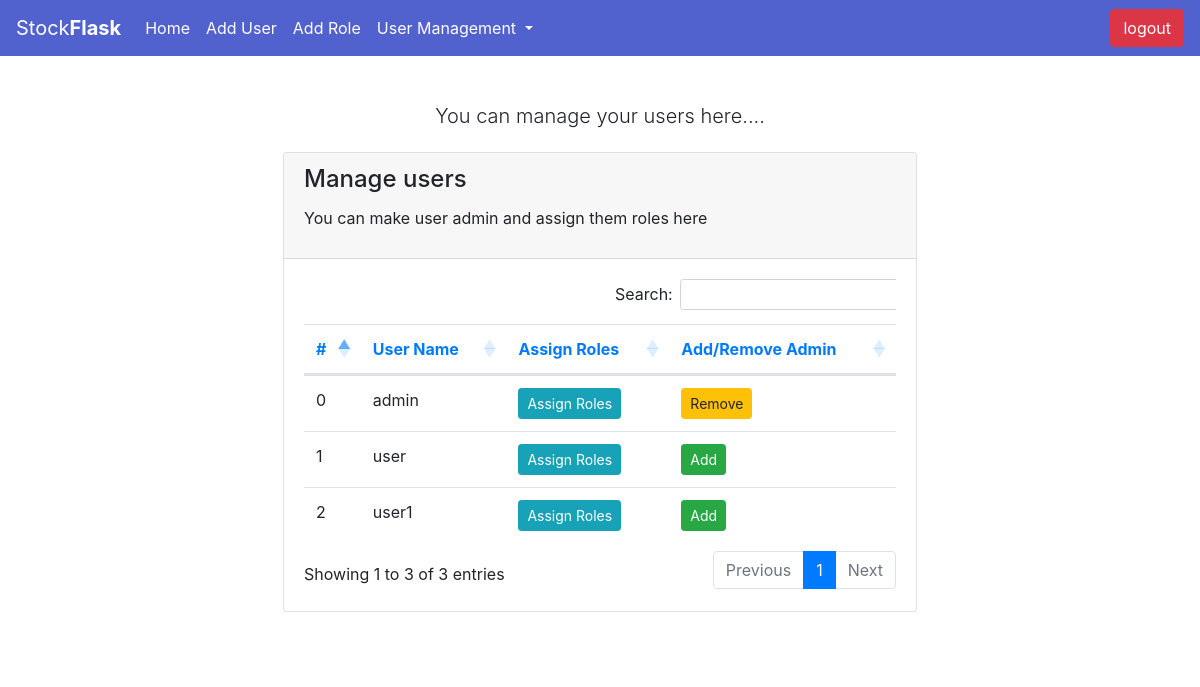
The app's page /manage/users (signed in) with its own data.
### app.py (models this page shows, shortened)
class User(UserMixin, db.Model):
    id = db.Column(db.Integer, primary_key=True)
    username = db.Column(db.String(15), unique=True)
    email = db.Column(db.String(15), unique=True)
    password = db.Column(db.String(80))
    is_admin = db.Column(db.Boolean())
    is_active = db.Column(db.Boolean())
    roles = db.relationship('Roles', secondary=roles_users,
                            backref='user', lazy='dynamic')
    script = db.relationship('SearchedScripts', backref='scripts', lazy='dynamic')
    def admin(self):
        return self.is_admin

### app.py (the view)
@app.route('/manage/users')
@login_required
@admin_allowed
def manage_users():
    all_users = User.query.all()
    return render_template('user_management.html', users=all_users, l=len(all_users), user=current_user)

### app.py (called while the page is built)
@login_manager.user_loader
def load_user(user_id):
    return User.query.get(int(user_id))

@app.context_processor
def utility_processor():
    def return_user_name(id):
        user = User.query.get(int(id))
        return user.username
    return dict(return_user_name=return_user_name)

### templates/user_management.html (shortened to what this page needs)
{% extends 'base.html'%}
{% block content %}
<div class="container">
  <div class="row mb-5">
    <div class="col-lg-8 mx-auto">
      <div class="bg-white p-5 rounded shadow">
     <h5 class="font-weight-light mb-4 text-center">You can manage your users here....</h5>
      <div class="card">
        <div class="card-header card-header-warning">
          <h4 class="card-title ">Manage users</h4>
          <p class="card-category">You can make user admin and assign them roles here</p>
        </div>
        <div class="card-body">
          <div class="table-responsive">
            <table id="example" class="table">
              <thead class=" text-primary">
         <th>#</th>
        <th>User Name</th>
        <th>Assign Roles</th>
              <th>Add/Remove Admin</th>
              </thead>
              <tbody>
     {% for i in range(0, l) %}
     <tr>
        <td>{{i}}</td>
 <td>{{users[i].username}}</td>
 <td><a href="{{url_for('assign_roles', id=users[i].id)}}" class="btn btn-info btn-sm">Assign Roles</a></td>
 <td><a href="{{url_for('make_remove_admin', id=users[i].id)}}" class="btn btn-{% if users[i].is_admin %}warning{% else %}success{% endif %} btn-sm">{% if users[i].is_admin %}Remove{% else %}Add{% endif %}</a></td>
    </tr>
     {% endfor %}
     </tbody>
            </table>
          </div>
        </div>
      </div>
  </div>
</div>
  </div>
</div>
{% endblock content %}

### records on screen
User: username "admin"
User: username "user"
User: username "user1"

### other values on screen
{{ i }} "0" "1" "2"
